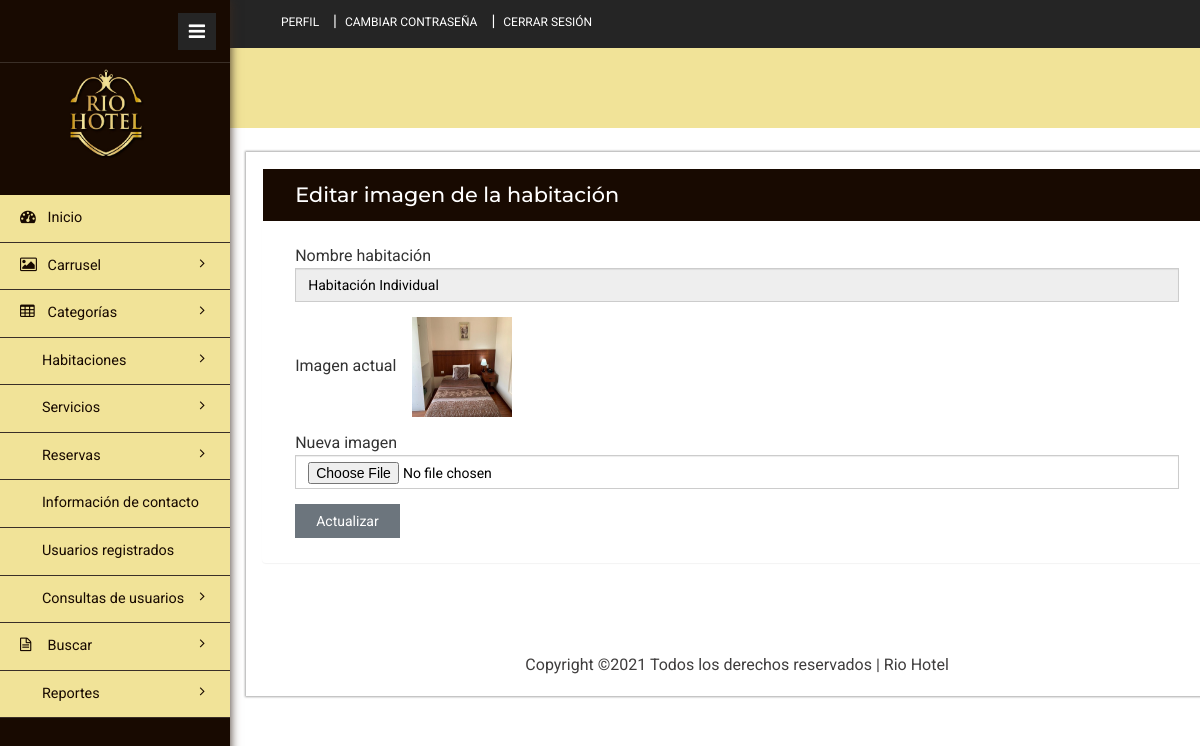
The page /admin/changeimage1.php?editid=1 (signed in) on the database its author committed.
### tables this page shows
CREATE TABLE `tblroom` (
  `ID` int(10) NOT NULL,
  `RoomType` int(10) DEFAULT NULL,
  `RoomName` varchar(200) DEFAULT NULL,
  `MaxAdult` int(5) DEFAULT NULL,
  `MaxChild` int(5) DEFAULT NULL,
  `RoomDesc` mediumtext DEFAULT NULL,
  `NoofBed` int(5) DEFAULT NULL,
  `Image` varchar(200) DEFAULT NULL,
  `Image1` varchar(200) DEFAULT NULL,
  `Image2` varchar(200) DEFAULT NULL,
  `Image3` varchar(200) DEFAULT NULL,
  `RoomFacility` varchar(200) DEFAULT NULL,
  `CreationDate` timestamp NULL DEFAULT current_timestamp(),
  `Price` int(5) NOT NULL
);

### admin/changeimage1.php (the view, shortened to what this page needs)
<?php
include('includes/dbconnection.php');
if (strlen($_SESSION['hbmsaid'] == 0)) {
    header('location:logout.php');
} else {
?>
    <!DOCTYPE HTML>
    <html>
    <head>
        <link href="css/bootstrap.min.css" rel='stylesheet' type='text/css' />
        <link href="css/style.css" rel='stylesheet' type='text/css' />
        <link href="css/font-awesome.css" rel="stylesheet">
        <link rel="stylesheet" href="css/icon-font.min.css" type='text/css' />
    </head>
    <body>
        <div class="page-container">
            <div class="left-content">
                <div class="inner-content">
                    <?php include_once('includes/header.php'); ?>
                    <div class="content">
                        <div class="women_main">
                            <div class="grids">
                                <div class="panel panel-widget forms-panel">
                                    <div class="forms">
                                        <div class="form-grids widget-shadow" data-example-id="basic-forms">
                                            <div class="form-title">
                                                <h4>Editar imagen de la habitación</h4>
                                            </div>
                                            <div class="form-body">
                                                <form method="post" enctype="multipart/form-data">
                                                    <?php
                                                    $eid = $_GET['editid'];
                                                    $sql = "SELECT * from  tblroom where ID=$eid";
                                                    $query = $dbh->prepare($sql);
                                                    $query->execute();
                                                    $results = $query->fetchAll(PDO::FETCH_OBJ);
                                                    if ($query->rowCount() > 0) {
                                                        foreach ($results as $row) {               ?>
                                                            <div class="form-group"> <label for="exampleInputEmail1">Nombre habitación</label> <input type="text" class="form-control" name="roomname" value="<?php echo $row->RoomName; ?>" readonly='true'> </div>
                                                            <div class="form-group"> <label for="exampleInputEmail1">Imagen actual</label> &nbsp;&nbsp;
                                                                <img src="images/<?php echo $row->Image1; ?>" width="100" height="100" value="<?php echo $row->Image1; ?>">
                                                            </div>
                                                            <div class="form-group"> <label for="exampleInputEmail1">Nueva imagen</label> <input type="file" class="form-control" name="image" value="" required='true'> </div>
                                                    <?php $cnt = $cnt + 1;
                                                        }
                                                    } ?>
                                                    <button type="submit" class="btn btn-default" name="submit">Actualizar</button>
                                                </form>
                                            </div>
                                        </div>
                                    </div>
                                </div>
                            </div>
                            <?php include_once('includes/footer.php'); ?>
                        </div>
                    </div>
                </div>
            </div>
            <?php include_once('includes/sidebar.php'); ?>
        </div>
    </body>
    </html><?php }  ?>

### rows shown on the page
tblroom: roomname "Habitación Individual", Image1 (picture)
